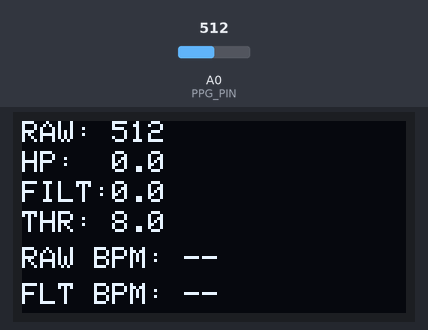
The sketch below on a simulated Arduino Uno, built with avr-gcc and run on an emulated ATmega328P. Shown: 128×64 one-colour display. Inputs (shaded band) come from the test bench; at power-on: A0 (PPG_PIN) = 512. What the sketch prints to the serial monitor is not drawn.

Above: at 2.7 s.
2.8 s: A0 (PPG_PIN) set to 716
At 3.1 s:
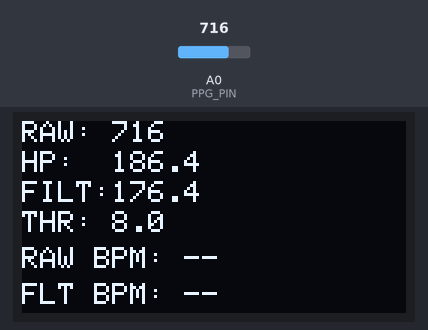
5.1 s: A0 (PPG_PIN) set to 900
At 5.3 s:
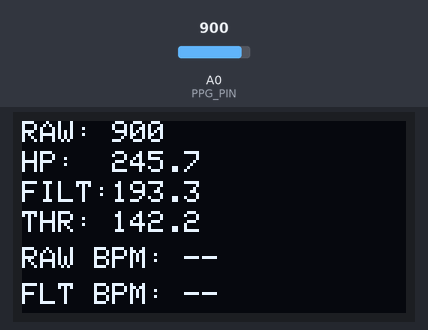
6.7 s: A0 (PPG_PIN) set to 1010
At 6.9 s:
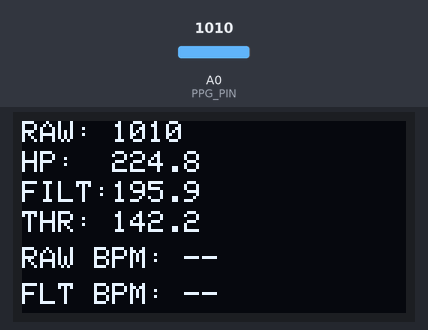
Timing chart, 0 to 9.7 s (numbered marks = the images above; inputs shaded):
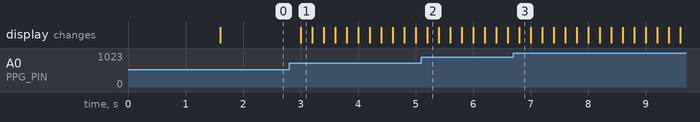

Measured:
- after the input at 2.8 s, the display: changes after 0.20 s (image 1)

The sketch:

PPG_Monitor.ino
```cpp
#include <Wire.h>
#include <Adafruit_GFX.h>
#include <Adafruit_SSD1306.h>

// =====================================================
// OLED DISPLAY CONFIGURATION
// =====================================================

// OLED screen resolution
#define SCREEN_WIDTH 128
#define SCREEN_HEIGHT 64

// -1 means the OLED does not use a separate reset pin
#define OLED_RESET -1

// I2C scanner determined that this OLED uses address 0x3D
#define OLED_ADDRESS 0x3D

// Create the SSD1306 display object
Adafruit_SSD1306 display(SCREEN_WIDTH,SCREEN_HEIGHT,&Wire,OLED_RESET);

// =====================================================
// PPG INPUT
// =====================================================

// Analog output of the PPG conditioning circuit
// is connected to Arduino analog input A0
#define PPG_PIN A0

// Change to true if heartbeat pulses appear inverted
const bool INVERT_SIGNAL = false;

// =====================================================
// SAMPLING
// =====================================================

// Sample the PPG signal every 20 ms
// 1000 ms / 20 ms = 50 samples per second
const unsigned long SAMPLE_INTERVAL = 20;

// Refresh the OLED 5 times per second
// Slower display updating prevents it from interfering
// with continuous PPG sampling
const unsigned long DISPLAY_INTERVAL = 200;

unsigned long previousSampleTime = 0;
unsigned long previousDisplayTime = 0;

// =====================================================
// SIGNAL VALUES
// =====================================================

// Direct ADC value measured from A0
int rawADC = 0;

// Running estimate of the DC baseline of the PPG signal
float baseline = 512.0;

// Signal after baseline/DC removal
float highPassSignal = 0.0;

// Signal after digital low-pass smoothing
float filteredSignal = 0.0;

// Controls how quickly the estimated baseline follows
// slow changes in finger pressure or ambient light
const float BASELINE_ALPHA = 0.01;

// Controls the amount of digital smoothing
// Lower values create stronger smoothing
const float FILTER_ALPHA = 0.25;

// =====================================================
// RAW SIGNAL THRESHOLD
// =====================================================

// Track the minimum and maximum raw signal values
// over each threshold measurement window
float rawMin = 1000;
float rawMax = -1000;

// Upper threshold detects the beginning of a pulse
// Lower threshold resets the detector afterward
float rawUpperThreshold = 8;
float rawLowerThreshold = 4;

// =====================================================
// FILTERED SIGNAL THRESHOLD
// =====================================================

// Track minimum and maximum filtered signal values
float filtMin = 1000;
float filtMax = -1000;

float filtUpperThreshold = 8;
float filtLowerThreshold = 4;

// Used to determine when adaptive thresholds
// should be recalculated
unsigned long thresholdTimer = 0;

// Recalculate detection thresholds every 2 seconds
const unsigned long THRESHOLD_INTERVAL = 2000;

// Ignore very small fluctuations that are likely noise
const float MIN_SIGNAL_RANGE = 5.0;

// =====================================================
// RAW BPM DETECTION
// =====================================================

// Tracks whether the raw signal is currently
// above the heartbeat detection threshold
bool rawAboveThreshold = false;

// Time of the most recently detected raw beat
unsigned long rawLastBeatTime = 0;

// BPM calculated from the unfiltered signal
int rawBPM = 0;

// =====================================================
// FILTERED BPM DETECTION
// =====================================================

bool filtAboveThreshold = false;

// Time of the most recent filtered heartbeat
unsigned long filtLastBeatTime = 0;

// BPM calculated from the digitally filtered PPG signal
int filteredBPM = 0;

// =====================================================
// BPM LIMITS
// =====================================================

// Ignore additional peaks for 300 ms after a beat
// to prevent one heartbeat from being counted multiple times
const unsigned long REFRACTORY_PERIOD = 300;

// 2000 ms between beats corresponds to 30 BPM
const unsigned long MAX_BEAT_INTERVAL = 2000;

// 300 ms between beats corresponds to 200 BPM
const unsigned long MIN_BEAT_INTERVAL = 300;

// =====================================================
// FILTERED BPM AVERAGING
// =====================================================

// Store several recent filtered BPM values so the final
// displayed BPM is less sensitive to beat-to-beat variation
const byte BPM_BUFFER_SIZE = 4;

int bpmBuffer[BPM_BUFFER_SIZE] = {
  0, 0, 0, 0
};

byte bpmIndex = 0;
byte bpmCount = 0;

// =====================================================
// SETUP
// =====================================================

void setup() {

  // Serial output can be viewed in Serial Monitor
  // or Arduino Serial Plotter for signal analysis
  Serial.begin(115200);

  pinMode(PPG_PIN, INPUT);

  // Start I2C communication with the OLED
  Wire.begin();

  // Initialize OLED using its detected I2C address
  if (!display.begin(
        SSD1306_SWITCHCAPVCC,
        OLED_ADDRESS)) {

    Serial.println("OLED failed");

    // Stop execution if the OLED cannot initialize
    while (true);
  }

  display.clearDisplay();

  display.setTextColor(SSD1306_WHITE);
  display.setTextSize(1);

  display.setCursor(20, 20);
  display.println("PPG FILTER TEST");

  display.setCursor(20, 35);
  display.println("Initializing");

  display.display();

  // ===================================================
  // CALCULATE STARTING BASELINE
  // ===================================================

  // Average the first 100 ADC measurements to estimate
  // the initial DC voltage level of the PPG signal
  long sum = 0;

  for (int i = 0; i < 100; i++) {

    sum += analogRead(PPG_PIN);

    delay(10);
  }

  baseline = sum / 100.0;

  // Begin timing the first adaptive-threshold window
  thresholdTimer = millis();

  delay(500);
}

// =====================================================
// MAIN LOOP
// =====================================================

void loop() {

  unsigned long currentTime = millis();

  // Read and process the PPG signal every 20 ms
  if (currentTime - previousSampleTime >= SAMPLE_INTERVAL) {

    previousSampleTime = currentTime;

    processPPG(currentTime);
  }

  // Update the OLED at a slower rate than signal sampling
  if (currentTime - previousDisplayTime >= DISPLAY_INTERVAL) {

    previousDisplayTime = currentTime;

    updateDisplay();
  }
}

// =====================================================
// PROCESS PPG
// =====================================================

void processPPG(unsigned long currentTime) {

  // ---------------------------------------------------
  // 1. RAW ADC
  // ---------------------------------------------------

  // Read the voltage from the analog PPG front end
  // Arduino converts the voltage into a digital ADC value
  rawADC = analogRead(PPG_PIN);

  // ---------------------------------------------------
  // 2. ESTIMATE DC BASELINE
  // ---------------------------------------------------

  // Slowly track the large DC component caused by
  // average tissue absorption, ambient light,
  // and changes in finger pressure
  baseline +=
    BASELINE_ALPHA *
    (rawADC - baseline);

  // ---------------------------------------------------
  // 3. REMOVE BASELINE
  //
  // Similar to high-pass filtering
  // ---------------------------------------------------

  // Subtract the estimated DC component so that
  // the smaller heartbeat-related AC component remains
  highPassSignal =
    rawADC - baseline;

  // ---------------------------------------------------
  // 4. LOW-PASS / SMOOTH SIGNAL
  // ---------------------------------------------------

  // First-order digital low-pass filter
  // reduces rapid noise while preserving slower pulse changes
  filteredSignal +=
    FILTER_ALPHA *
    (highPassSignal - filteredSignal);

  // Reverse the signal if the physical circuit produces
  // downward-going heartbeat peaks
  if (INVERT_SIGNAL) {

    highPassSignal = -highPassSignal;
    filteredSignal = -filteredSignal;
  }

  // ---------------------------------------------------
  // TRACK RAW MIN/MAX
  // ---------------------------------------------------

  // Determine the raw signal amplitude during
  // the current threshold measurement window
  if (highPassSignal > rawMax) {
    rawMax = highPassSignal;
  }

  if (highPassSignal < rawMin) {
    rawMin = highPassSignal;
  }

  // ---------------------------------------------------
  // TRACK FILTERED MIN/MAX
  // ---------------------------------------------------

  if (filteredSignal > filtMax) {
    filtMax = filteredSignal;
  }

  if (filteredSignal < filtMin) {
    filtMin = filteredSignal;
  }

  // ---------------------------------------------------
  // UPDATE ADAPTIVE THRESHOLDS
  // ---------------------------------------------------

  // Recalculate heartbeat detection thresholds based
  // on the actual signal amplitude every 2 seconds
  if (currentTime - thresholdTimer >=
      THRESHOLD_INTERVAL) {

    float rawRange =
      rawMax - rawMin;

    float filtRange =
      filtMax - filtMin;

    // RAW threshold
    if (rawRange >= MIN_SIGNAL_RANGE) {

      // Detect a pulse once the raw signal rises
      // above 65% of its recent amplitude range
      rawUpperThreshold =
        rawMin + 0.65 * rawRange;

      // Lower threshold provides hysteresis so
      // one heartbeat is not counted repeatedly
      rawLowerThreshold =
        rawMin + 0.40 * rawRange;
    }

    // FILTERED threshold
    if (filtRange >= MIN_SIGNAL_RANGE) {

      filtUpperThreshold =
        filtMin + 0.65 * filtRange;

      filtLowerThreshold =
        filtMin + 0.40 * filtRange;
    }

    // Reset min/max values for the next measurement window
    rawMin = highPassSignal;
    rawMax = highPassSignal;

    filtMin = filteredSignal;
    filtMax = filteredSignal;

    thresholdTimer = currentTime;
  }

  // ---------------------------------------------------
  // RAW BPM DETECTION
  // ---------------------------------------------------

  // Calculate heart rate using the signal before
  // digital low-pass smoothing
  detectRawBeat(currentTime);

  // ---------------------------------------------------
  // FILTERED BPM DETECTION
  // ---------------------------------------------------

  // Calculate heart rate using the filtered signal
  // so raw vs. filtered performance can be compared
  detectFilteredBeat(currentTime);

  // ---------------------------------------------------
  // SERIAL OUTPUT
  //
  // Useful for Serial Plotter or saving to Python/MATLAB
  // ---------------------------------------------------

  // Output each processing stage for later analysis:
  // RAW ADC, baseline-removed signal, filtered signal,
  // thresholds, raw BPM, and filtered BPM
  Serial.print(rawADC);
  Serial.print(",");

  Serial.print(highPassSignal);
  Serial.print(",");

  Serial.print(filteredSignal);
  Serial.print(",");

  Serial.print(rawUpperThreshold);
  Serial.print(",");

  Serial.print(filtUpperThreshold);
  Serial.print(",");

  Serial.print(rawBPM);
  Serial.print(",");

  Serial.println(filteredBPM);
}

// =====================================================
// RAW BEAT DETECTOR
// =====================================================

void detectRawBeat(unsigned long currentTime) {

  // Determine whether enough time has passed since the
  // previous heartbeat to accept another detection
  bool refractoryFinished =
    currentTime - rawLastBeatTime >
    REFRACTORY_PERIOD;

  // Detect a heartbeat when the signal crosses
  // the adaptive upper threshold
  if (!rawAboveThreshold &&
      highPassSignal >= rawUpperThreshold &&
      refractoryFinished) {

    rawAboveThreshold = true;

    // Two detected beats are needed before
    // beat-to-beat interval can be calculated
    if (rawLastBeatTime != 0) {

      unsigned long interval =
        currentTime - rawLastBeatTime;

      // Reject intervals outside the expected
      // physiological heart-rate range
      if (interval >= MIN_BEAT_INTERVAL &&
          interval <= MAX_BEAT_INTERVAL) {

        // BPM = 60,000 ms / milliseconds between beats
        rawBPM =
          60000UL / interval;
      }
    }

    // Save timestamp of this heartbeat
    rawLastBeatTime = currentTime;
  }

  // Signal must fall below the lower threshold before
  // another heartbeat can be detected
  if (rawAboveThreshold &&
      highPassSignal <= rawLowerThreshold) {

    rawAboveThreshold = false;
  }
}

// =====================================================
// FILTERED BEAT DETECTOR
// =====================================================

void detectFilteredBeat(unsigned long currentTime) {

  bool refractoryFinished =
    currentTime - filtLastBeatTime >
    REFRACTORY_PERIOD;

  // Detect a heartbeat from the digitally filtered signal
  if (!filtAboveThreshold &&
      filteredSignal >= filtUpperThreshold &&
      refractoryFinished) {

    filtAboveThreshold = true;

    if (filtLastBeatTime != 0) {

      unsigned long interval =
        currentTime - filtLastBeatTime;

      if (interval >= MIN_BEAT_INTERVAL &&
          interval <= MAX_BEAT_INTERVAL) {

        // Calculate instantaneous BPM from
        // the current beat-to-beat interval
        int instantaneousBPM =
          60000UL / interval;

        // Average several BPM measurements
        // to create a more stable final value
        filteredBPM =
          averageBPM(instantaneousBPM);
      }
    }

    filtLastBeatTime = currentTime;
  }

  // Hysteresis prevents repeated detection
  // while the signal remains near its peak
  if (filtAboveThreshold &&
      filteredSignal <= filtLowerThreshold) {

    filtAboveThreshold = false;
  }
}

// =====================================================
// BPM AVERAGING
// =====================================================

int averageBPM(int newBPM) {

  // Add newest BPM measurement to circular buffer
  bpmBuffer[bpmIndex] = newBPM;

  bpmIndex++;

  // Return to the beginning when the buffer is full
  if (bpmIndex >= BPM_BUFFER_SIZE) {
    bpmIndex = 0;
  }

  // Track how many valid values are currently stored
  if (bpmCount < BPM_BUFFER_SIZE) {
    bpmCount++;
  }

  long sum = 0;

  // Average recent BPM measurements
  // to reduce beat-to-beat fluctuations
  for (byte i = 0; i < bpmCount; i++) {

    sum += bpmBuffer[i];
  }

  return sum / bpmCount;
}

// =====================================================
// OLED DISPLAY
// =====================================================

void updateDisplay() {

  display.clearDisplay();

  display.setTextColor(SSD1306_WHITE);
  display.setTextSize(1);

  // RAW = direct ADC measurement from PPG circuit
  display.setCursor(0, 0);
  display.print("RAW: ");
  display.print(rawADC);

  // HP = signal after DC/baseline removal
  display.setCursor(0, 10);
  display.print("HP:  ");
  display.print(highPassSignal, 1);

  // FILT = signal after digital low-pass smoothing
  display.setCursor(0, 20);
  display.print("FILT:");
  display.print(filteredSignal, 1);

  // THR = adaptive threshold used for filtered beat detection
  display.setCursor(0, 30);
  display.print("THR: ");
  display.print(filtUpperThreshold, 1);

  // Heart rate calculated before digital smoothing
  display.setCursor(0, 42);
  display.print("RAW BPM: ");

  if (rawBPM > 0) {
    display.print(rawBPM);
  }
  else {
    display.print("--");
  }

  // Heart rate calculated after digital filtering
  // and BPM averaging
  display.setCursor(0, 54);
  display.print("FLT BPM: ");

  if (filteredBPM > 0) {
    display.print(filteredBPM);
  }
  else {
    display.print("--");
  }

  // Send the completed display buffer to the OLED
  display.display();
}
```
